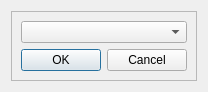
<?xml version="1.0" encoding="UTF-8"?>
<ui version="4.0">
 <class>Dialog</class>
 <widget class="QDialog" name="Dialog">
  <property name="geometry">
   <rect>
    <x>0</x>
    <y>0</y>
    <width>194</width>
    <height>87</height>
   </rect>
  </property>
  <property name="windowTitle">
   <string>Localize Type</string>
  </property>
  <layout class="QVBoxLayout">
   <item>
    <widget class="QFrame" name="frame">
     <property name="minimumSize">
      <size>
       <width>0</width>
       <height>0</height>
      </size>
     </property>
     <property name="frameShape">
      <enum>QFrame::StyledPanel</enum>
     </property>
     <property name="frameShadow">
      <enum>QFrame::Raised</enum>
     </property>
     <layout class="QVBoxLayout" name="verticalLayout_2">
      <item>
       <widget class="QComboBox" name="comboBox"/>
      </item>
      <item>
       <widget class="QDialogButtonBox" name="buttonBox">
        <property name="orientation">
         <enum>Qt::Horizontal</enum>
        </property>
        <property name="standardButtons">
         <set>QDialogButtonBox::Cancel|QDialogButtonBox::Ok</set>
        </property>
       </widget>
      </item>
     </layout>
    </widget>
   </item>
  </layout>
 </widget>
 <resources/>
 <connections>
  <connection>
   <sender>buttonBox</sender>
   <signal>accepted()</signal>
   <receiver>Dialog</receiver>
   <slot>accept()</slot>
   <hints>
    <hint type="sourcelabel">
     <x>248</x>
     <y>254</y>
    </hint>
    <hint type="destinationlabel">
     <x>157</x>
     <y>274</y>
    </hint>
   </hints>
  </connection>
  <connection>
   <sender>buttonBox</sender>
   <signal>rejected()</signal>
   <receiver>Dialog</receiver>
   <slot>reject()</slot>
   <hints>
    <hint type="sourcelabel">
     <x>316</x>
     <y>260</y>
    </hint>
    <hint type="destinationlabel">
     <x>286</x>
     <y>274</y>
    </hint>
   </hints>
  </connection>
 </connections>
</ui>
